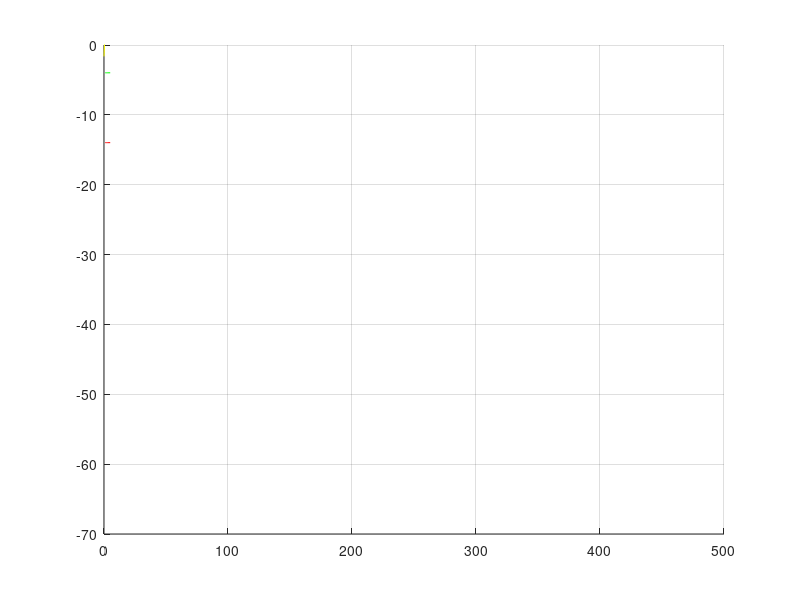

Recreate this plot in MATLAB. (Note: this script raises an error after producing the figure.)
function bpsk_psd
%written 12/2/13
%modified 4/8/93 to conform to matlab frequency definition,
%computes array of samples from a bpsk signal with amplitude 1
%frequency 0<f<1/2; 1 corresponds to fs
%f0 is carrier frequency
%fb is the data frequency
%n is number of points in output array

clear all
format compact;
fs=input('input sample frequency in Hz, R: ');
f0 =input(' Input digital carrier frequency, |f0| <= 1/2, R: ');
fb = input(' Input digital data frequency, |fb| <= |f0| <= 1/2, R: ');
n = input(' Input number of samples, n > 1, I: ');

A=sqrt(2);
sd=1;
t = 0:n-1;  %in samples

%	Form the carrier

x = A*cos(2*pi*f0*t);

%	Produce a random sequence of {0,1}
%rand('uniform');
j = 1;
for i=1:n;
 if fix((i-1)*fb) < fix(i*fb);
  r=rand ;
  if r <0.5;
     j=-1;
   else; 
     j=1;
  end;
 end;
 p(i)=j;
end;

randn;
y = p.*x;

figure;
Eb=(10*log10((A^2/2)/(fb*fs)))*ones(size(y));



hold on;
w=sd*randn(size(y));
z=y+w;
save ('bpskfil','f0','fb','n','y','p','z','w') ;


N0=(10*log10(2*sd^2/fs))*ones(size(y));

axis([0 500 -70 0]);
hold on;
ZZ=(1/fs)*fft(z,n);
ZD=10*log10(2*(fs/n)*(abs(ZZ).^2));

f=0:fs/n:(n/2-1)*fs/n;
plot(f,ZD(1:n/2),'y');
plot(Eb,'r');
plot(N0,'g');

grid on;

 h = spectrum.welch;    % Create a Welch spectral estimator. 
 Hpsd = psd(h,z,'fs',fs);             % Calculate the PSD 
             plot(Hpsd)  % Plot the PSD.
title('Single-sided Periodogram and Welch PSDin dB/Hz versus frequency' );
hold off;